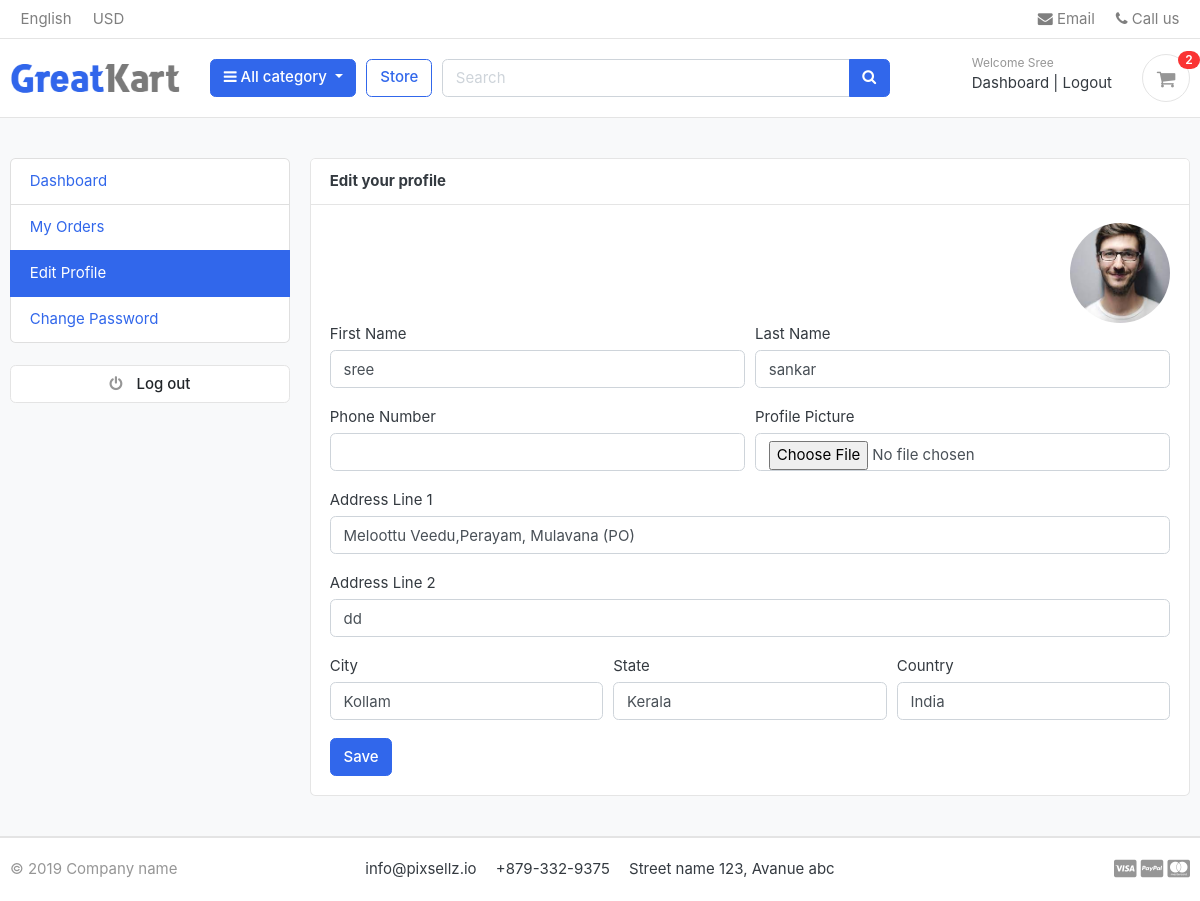
/accounts/edit_profile/ (signed in), run on the app's committed database.
### accounts/models.py (models this page shows, shortened)
class Account(AbstractBaseUser):
    first_name      = models.CharField(max_length=50)
    last_name       = models.CharField(max_length=50)
    username        = models.CharField(max_length=50, unique=True)
    email           = models.EmailField(max_length=100, unique=True)
    phone_number    = models.CharField(max_length=50)
    date_joined     = models.DateTimeField(auto_now_add=True)
    last_login      = models.DateTimeField(auto_now_add=True)
    is_admin        = models.BooleanField(default=False)
    is_staff        = models.BooleanField(default=False)
    is_active        = models.BooleanField(default=True)
    is_superadmin        = models.BooleanField(default=False)
    USERNAME_FIELD = 'email'
    REQUIRED_FIELDS = ['username', 'first_name', 'last_name']
    objects = MyAccountManager()

class UserProfile(models.Model):
    user = models.OneToOneField(Account, on_delete=models.CASCADE)
    address_line_1 = models.CharField(blank=True, max_length=100)
    address_line_2 = models.CharField(blank=True, max_length=100)
    profile_picture = models.ImageField(blank=True, upload_to='userprofile')
    city = models.CharField(blank=True, max_length=20)
    state = models.CharField(blank=True, max_length=20)
    country = models.CharField(blank=True, max_length=20)

### accounts/views.py (the view)
# urls.py: path('edit_profile/', views.edit_profile, name='edit_profile'),
@login_required(login_url='login')
def edit_profile(request):
    userprofile = get_object_or_404(UserProfile, user=request.user)
    if request.method == 'POST':
        user_form = UserForm(request.POST, instance=request.user)
        profile_form = UserProfileForm(request.POST, request.FILES, instance=userprofile)
        if user_form.is_valid() and profile_form.is_valid():
            user_form.save()
            profile_form.save()
            messages.success(request, 'Your profile has been updated.')
            return redirect('edit_profile')
    else:
        user_form = UserForm(instance=request.user)
        profile_form = UserProfileForm(instance=userprofile)
    context = {
        'user_form': user_form,
        'profile_form': profile_form,
        'userprofile': userprofile,
    }
    return render(request, 'accounts/edit_profile.html', context)

### accounts/forms.py
class UserForm(forms.ModelForm):
    class Meta:
        model = Account
        fields = ('first_name', 'last_name', 'phone_number')
    def __init__(self, *args, **kwargs):
        super(UserForm, self).__init__(*args, **kwargs)
        for field in self.fields:
            self.fields[field].widget.attrs['class'] = 'form-control'

class UserProfileForm(forms.ModelForm):
    profile_picture = forms.ImageField(required=False, error_messages = {'invalid':("Image files only")}, widget=forms.FileInput)
    class Meta:
        model = UserProfile
        fields = ('address_line_1', 'address_line_2', 'city', 'state', 'country', 'profile_picture')
    def __init__(self, *args, **kwargs):
        super(UserProfileForm, self).__init__(*args, **kwargs)
        for field in self.fields:
            self.fields[field].widget.attrs['class'] = 'form-control'

### cart/contex_processors.py (called while the page is built)
def counter(request):
    cart_count = 0
    if 'admin' in request.path:
        return()
    else:
        try:
            cart = CartModel.objects.filter(cart_id=_cart_id(request))
            if request.user.is_authenticated:
                cart_items = CartItem.objects.filter(user=request.user)
            else:
                cart_items = CartItem.objects.filter(cart=cart[:1])
            for cart_item in cart_items:
                cart_count += cart_item.quantity
        except CartModel.DoesNotExist:
            cart_count = 0
    return dict(cart_count=cart_count)

### cart/views.py (called while the page is built)
def _cart_id(request):
    cart = request.session.session_key
    if not cart:
        cart = request.session.create()
    return cart

### category/context_processors.py (called while the page is built)
def menu_links(request):
    links = Category.objects.all()
    return dict(links=links)

### category/models.py (called while the page is built)
    def get_url(self):
        return reverse('products_by_category', args=[self.slug])

### templates/accounts/edit_profile.html (shortened to what this page needs)
{% extends 'base.html' %}
{% block content %}
<section class="section-conten padding-y bg">
<div class="container">
	<div class="row">
	{% include 'includes/dashboard_sidebar.html' %}
	<main class="col-md-9">
		<article class="card">
		<header class="card-header">
			<strong class="d-inline-block mr-3">Edit your profile</strong>
		</header>
		<div class="card-body">
			<div class="text-right">
				<img src="{{userprofile.profile_picture.url}}" alt="Profile Picture" width="100" style="border-radius:50px;">
			</div>
			<div class="row">
			<div class="col-md-12">
				<form action="{% url 'edit_profile' %}" method="POST" enctype="multipart/form-data">
					<div class="form-row">
						<div class="form-group col-md-6">
							<label>First Name</label>
							{{user_form.first_name}}
						</div>
						<div class="form-group col-md-6">
							<label>Last Name</label>
							{{user_form.last_name}}
						</div>
					</div>
					<div class="form-row">
						<div class="form-group col-md-6">
							<label>Phone Number</label>
							{{user_form.phone_number}}
						</div>
						<div class="form-group col-md-6">
							<label>Profile Picture</label>
							{{profile_form.profile_picture}}
						</div>
					</div>
					<div class="form-group">
						<label>Address Line 1</label>
						{{profile_form.address_line_1}}
					</div>
					<div class="form-group">
						<label>Address Line 2</label>
						{{profile_form.address_line_2}}
					</div>
					<div class="form-row">
						<div class="form-group col-md-4">
							<label>City</label>
							{{profile_form.city}}
						</div>
						<div class="form-group col-md-4">
							<label>State</label>
							{{profile_form.state}}
						</div>
						<div class="form-group col-md-4">
							<label>Country</label>
							{{profile_form.country}}
						</div>
					</div>
					<input type="submit" value="Save" class="btn btn-primary">
				</form>
			</div>
			</div>
		</div>
		</article>
	</main>
</div>
</div>
</section>
{% endblock %}

### templates/includes/navbar.html (shortened to what this page needs)
{% load static %}
<header class="section-header">
<nav class="navbar p-md-0 navbar-expand-sm navbar-light border-bottom">
<div class="container">
  <div class="collapse navbar-collapse" id="navbarTop4">
    <ul class="navbar-nav mr-auto">
    	<li class="nav-item dropdown">
		 	<a href="#" class="nav-link">   English </a>
		</li>
		<li class="nav-item dropdown">
			<a href="#" class="nav-link"> USD </a>
		</li>
    </ul>
    <ul class="navbar-nav">
		<li><a href="#" class="nav-link"> <i class="fa fa-envelope"></i> Email </a></li>
		<li><a href="#" class="nav-link"> <i class="fa fa-phone"></i> Call us </a></li>
	</ul>
  </div>
</div>
</nav>
<section class="header-main border-bottom">
	<div class="container">
<div class="row align-items-center">
	<div class="col-lg-2 col-md-3 col-6">
		<a href="{% url 'home' %}" class="brand-wrap">
			<img class="logo" src="{% static './images/logo.png' %}">
		</a>
	</div>
	<div class="col-lg col-sm col-md col-6 flex-grow-0">
		<div class="category-wrap dropdown d-inline-block float-right">
			<button type="button" class="btn btn-primary dropdown-toggle" data-toggle="dropdown">
				<i class="fa fa-bars"></i> All category
			</button>
		</div>
	</div>
	<a href="{% url 'store' %}" class="btn btn-outline-primary">Store</a>
	<div class="col-lg  col-md-6 col-sm-12 col">
		<form action="{% url 'search' %}" class="search" method="get">
			<div class="input-group w-100">
			    <input type="text" class="form-control" style="width:60%;" placeholder="Search" name="keyword">
			    <div class="input-group-append">
			      <button  class="btn btn-primary" type="submit">
			        <i class="fa fa-search"></i>
			      </button>
			    </div>
		    </div>
		</form>
	</div>
	<div class="col-lg-3 col-sm-6 col-8 order-2 order-lg-3">
				<div class="d-flex justify-content-end mb-3 mb-lg-0">
					{% if user.id is None%}
					<div class="widget-header">
						<small class="title text-muted">Welcome guest!</small>
						<div>
							<a href="{%url 'login'%}">Sign in</a> <span class="dark-transp"> | </span>
							<a href="{%url 'register'%}"> Register</a>
						</div>
					</div>
					{%else%}
					<div class="widget-header">
						<small class="title text-muted">Welcome {{user.first_name | capfirst}} </small>
						<div>
							<a href="{%url 'dashboard'%}">Dashboard</a> <span class="dark-transp"> | </span>
							<a href="{%url 'logout'%}"> Logout</a>
						</div>
					</div>
					{%endif %}
					<a href="{% url 'cart' %}" class="widget-header pl-3 ml-3">
						<div class="icon icon-sm rounded-circle border"><i class="fa fa-shopping-cart"></i></div>
						<span class="badge badge-pill badge-danger notify">{{cart_count}}</span>
					</a>
				</div>
			</div>
</div>
	</div>
</section>
</header>

### static/css/ui.css (style rules this page uses)
html { font-family: "Inter", sans-serif; font-size: 15px; }
.icon-xs, .icon-sm, .icon-md, .icon-lg { display: inline-block; text-align: center; flex-shrink: 0; flex-grow: 0; }
.icon-sm { width: 48px; height: 48px; line-height: 48px !important; font-size: 20px; }
.padding-y { padding-top: 40px; padding-bottom: 40px; }
article:after, .form-group:after { display: block; clear: both; content: ""; }
.bg { background-color: #f8f9fa; }
.header-main { position: relative; padding-top: 1rem; padding-bottom: 1rem; }
.brand-wrap .logo, .navbar-brand .logo { margin-right: 7px; max-height: 42px; display: inline-block; }
.widget-header { display: inline-block; vertical-align: middle; position: relative; }
.widget-header a { color: #343a40; }
.widget-header i { color: #969696; }
.widget-header .title { display: block; }
.widget-header .notify { position: absolute; top: -3px; right: -10px; }
.notify { position: absolute; top: -4px; right: -10px; display: inline-block; padding: 0.25em 0.6em; font-size: 12px; line-height: 1; text-align: center; border-radius: 3rem; color: #fff; background-color: #fa3434; }

### data on the page
Account: first_name "Sree", first_name "sree", last_name "sankar"
UserProfile: profile_picture (picture), address_line_1 "Meloottu Veedu,Perayam, Mulavana (PO)", address_line_2 "dd", city "Kollam", state "Kerala", country "India"

### other printed values
{{ cart_count }} "2"
